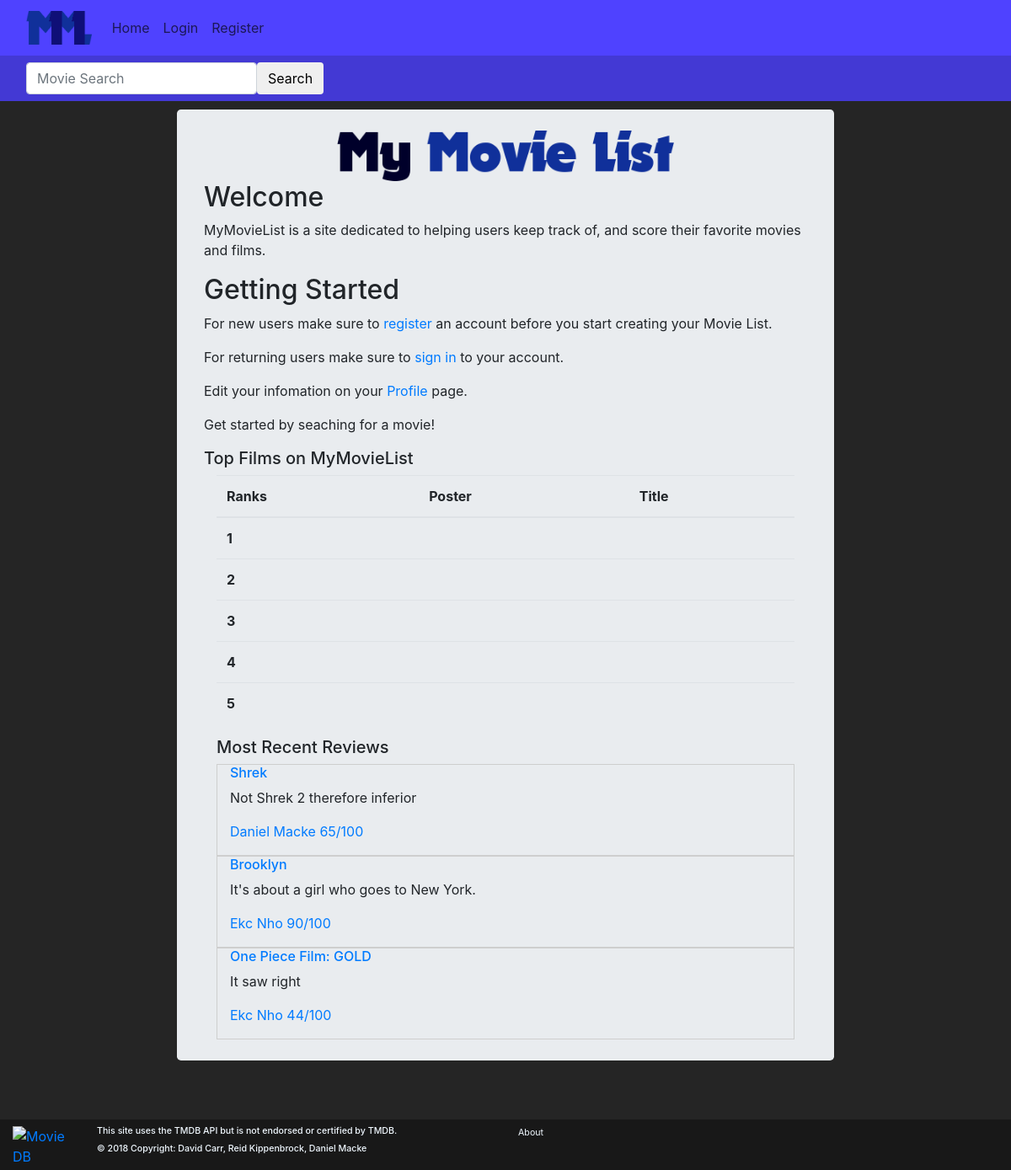
Before: / with the older database file.
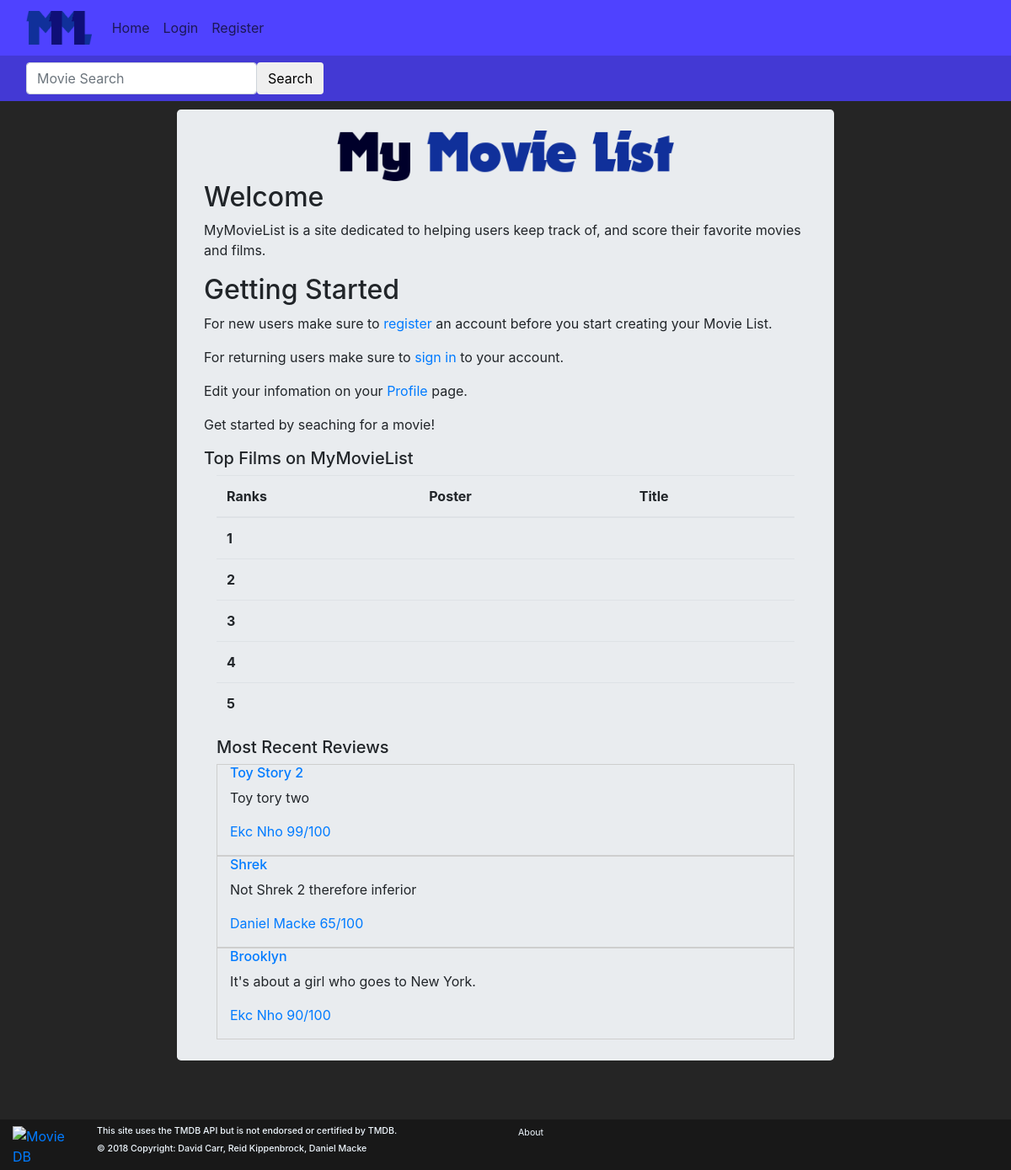
After: the same page with the newer database file.
### movies/models.py (models this page shows)
class MovieReview(models.Model):
    user = models.ForeignKey(User,on_delete=models.CASCADE,default=1)
    movie_id = models.IntegerField(default=0)
    movie_title = models.CharField(max_length=50, default='')
    rating = models.IntegerField(
        default=0,
        validators=[
            MaxValueValidator(100),
            MinValueValidator(0)
        ]
    )
    review = models.CharField(max_length=1000, default='')

### mymovielist/views.py (the view)
# urls.py: path('', views.home, name='home'),
def home(request):
    all_reviews = MovieReview.objects.all()
    ratings = {}
    for review in all_reviews:
        id = review.movie_id
        reviews = MovieReview.objects.filter(movie_id=id)
        sum = 0
        count = 0
        for review in reviews:
            sum += review.rating
            count += 1
        average = sum / count
        ratings[id] = average
    sorted_rankings = sorted(ratings.items(), key=operator.itemgetter(1))
    sorted_rankings.reverse()
    top_5 = sorted_rankings[:5]
    top_movies = []
    count=1
    for review in top_5:
        review_id = review[0]
        movie = tmdb.Movies(review_id)
        movie_info = movie.info()
        movie_title = movie_info['title']
        movie_poster = 'http://image.tmdb.org/t/p/w185/' + movie_info["poster_path"]
        top_movies.append({'id':review_id,'title':movie_title,'poster':movie_poster,'rank':count})
        count+=1
    recent_reviews = list(reversed(list(all_reviews.order_by('pk'))))[:3]
    args = {'TopMovies':top_movies,'RecentReviews':recent_reviews}
    return render(request, 'homepage/home.html',args)

### accounts/templates/homepage/home.html
{%extends 'base.html'%}
{%block body%}
  <div class="container-fluid" align="center">
    <div class="jumbotron text-left col-md-8">
      {% load static %}
      <div class="text-center">
        <image src="{% static 'images/titlebanner.png' %}" align="center" height="60px"/>
      </div>
      <h2>Welcome</h2>
      <p>MyMovieList is a site dedicated to helping users keep track of, and score their favorite movies and films.</p>
      <h2>Getting Started</h2>
      <p>For new users make sure to
        <a href="/account/register">
        register
        </a> an account before you start creating your Movie List.</p>
      <p>For returning users make sure to
        <a href="/account/login/">
        sign in
        </a>
        to your account.</p>
      <p>Edit your infomation on your
        {%if not request.user.is_authenticated %}
        <a href="/account/login">
          Profile
        </a>
        {%else%}
        <a href="/account/profile/?p={{request.user.username}}">
          Profile
        </a>
        {%endif%}
        page.</p>
      <p>Get started by seaching for a movie!</p>
      <h5 class="text-md-left">Top Films on MyMovieList</h5>
      <div class="container-fluid">
        <table class="table">
          <thread>
            <tr>
              <th scope = "col">Ranks</th>
              <th scope = "col">Poster</th>
              <th scope = "col">Title</th>
            </tr>
          </thread>
          <tbody>
            {%for movie in TopMovies%}
            <tr>
              <th scope="row">{{movie.rank}}</th>
              <td><img src = "{{movie.poster}}" height="120px"></td>
              <td><a href="/movies/?movie_id={{movie.id}}"><h6 class=text-md-left>{{movie.title}}</h6></a></td>
            </tr>
            {%endfor%}
          </tbody>
        </table>
      </div>
      <div class="container-fluid">
          <h5 class="text-md-left">Most Recent Reviews</h5>
          {%for review in RecentReviews%}
        <div class="container-fluid" style="border:1px solid #cecece;">
          <blockquote>
            <a href="/movies/?movie_id={{review.movie_id}}"><h6 class=text-md-left>{{review.movie_title}}</h6></a>
            <p>{{review.review}}<p>
            <footer><a href="/account/profile/?p={{review.user.username}}">{{review.user.first_name}} {{review.user.last_name}} {{review.rating}}/100</a></footer>
          </blockquote>
        </div>
        {% endfor %}
      </div>
  </div>
{%endblock%}

### accounts/templates/base.html (shortened to what this page needs)
<!DOCTYPE html>
<html lang="en" dir="ltr">
  <head>
    {% load static %}
    <link rel="stylesheet" href="https://stackpath.bootstrapcdn.com/bootstrap/4.1.0/css/bootstrap.min.css">
  </head>
  <body>
    <div class="container-fluid" style="background-color: #4f42ff;">
      <nav class="navbar navbar-expand-lg navbar-light" style="background-color: #4f42ff;">
        <a class="navbar-brand" href="/">
            {% load static %}
            <image src="{% static 'images/logo.png' %}" height=40/>
        </a>
        <div class="collapse navbar-collapse" id="navbarSupportedContent">
          <ul class="navbar-nav mr-auto">
            <li class="nav-item">
              <a class="nav-link" href="/" style="color: #1c1857">Home</a>
            </li>
            <li class="nav-item">
              {% if not request.user.is_authenticated %}
              <a class="nav-link" href="/account/login/" style="color: #1c1857">Login</a>
              {% else %}
              <a class="nav-link" href="/account/logout/" style="color: #1c1857">Logout</a>
              {% endif %}
            </li>
            {%if not request.user.is_authenticated %}
            <li class="nav-item">
              <a class="nav-link" href="/account/register" style="color: #1c1857">Register</a>
            </li>
            {%else%}
            <li class="nav-item">
              <a class="nav-link" href="/account/profile/?p={{request.user.username}}" style="color: #1c1857">Profile</a>
            </li>
            {%endif%}
          </ul>
        </div>
      </nav>
    </div>
    <div class="container-fluid" style="background-color: #4339d4;">
      <nav class="navbar navbar-light" style="background-color: #4339d4;">
        <form class="form-inline" method="GET" action="{% url 'search_url' %}">
          <input type="text" class ="form-control" name="search_box" placeholder="Movie Search" />
          <button class="btn btn-default" type="submit">Search</button>
        </form>
      </nav>
    </div>
    <main>
    <div class="content" style="padding-bottom: 120px">
    {% block body %}
    {% endblock %}
    </div>
    </main>
    <footer class="footer fixed-bottom font-small pt-2 mt-4" style="background-color: #181818; height: 60px">
      <div class="container-fluid text-center text-md-left">
        <div class="row">
          <div class="col-md-1">
            <a href="https://www.themoviedb.org" target="_blank">
            <img src="https://www.themoviedb.org/static_cache/v4/logos/primary-green-d70eebe18a5eb5b166d5c1ef0796715b8d1a2cbc698f96d311d62f894ae87085.svg" height="40" weight="55" alt="Movie DB">
            </a>
          </div>
            <div class="col-md-5">
            <h6 style="font-size: 8pt; ">This site uses the TMDB API but is not endorsed or certified by TMDB.</h6>
            <h6 style="font-size: 8pt;">© 2018 Copyright: David Carr, Reid Kippenbrock, Daniel Macke</h6>
          </div>
          <div class="col-md-6">
            <ul class="list-unstyled" style="font-size: 8pt; ">
              <li>
                <a href="/about" style="color:aliceblue">About</a>
              </li>
            </ul>
          </div>
        </div>
      </div>
    </footer>
  </body>
</html>

### accounts/templates/base.html (style rules this page uses)
body { background-color: #252525; }
.jumbotron { margin: 10px; padding-top: 25px; padding-bottom: 25px; }
.footer { color:aliceblue; }

Changed rows visible on the page:
no longer on this page (row unchanged): MovieReview: movie_title "One Piece Film: GOLD", review "It saw right", user.first_name "Ekc", user.last_name "Nho", rating "44"
added MovieReview: movie_title "Toy Story 2", review "Toy tory two", user.first_name "Ekc", user.last_name "Nho", rating "99"
